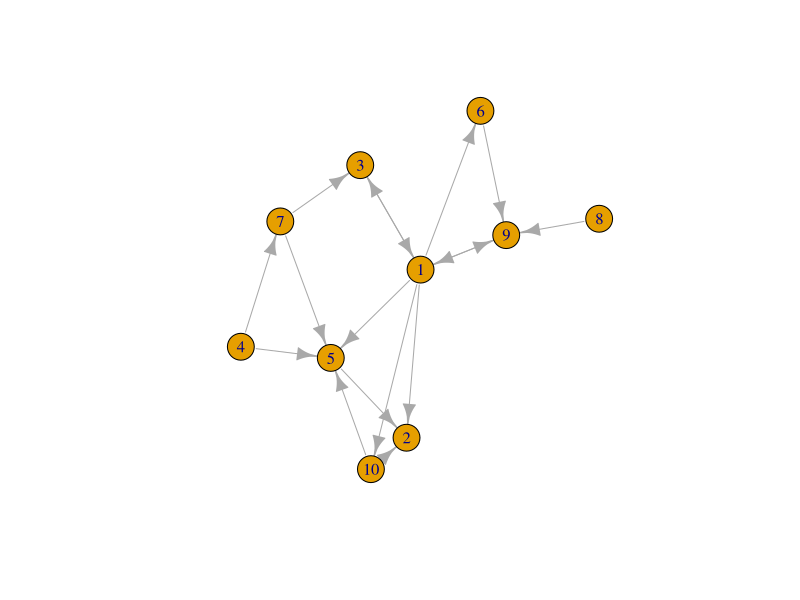
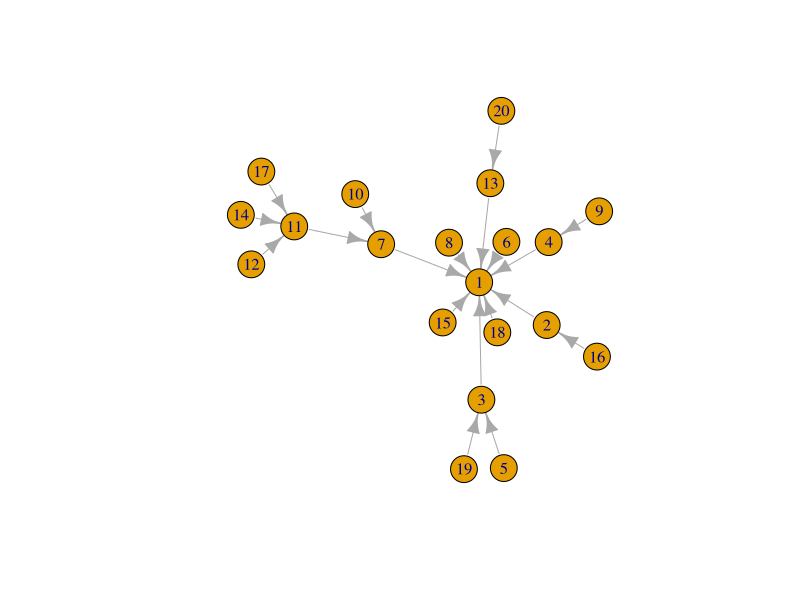

Here is the R script that generated these plots, in order: (Note: this script raises an error after producing the figures.)
library(igraph)
library(tidyverse)

seed = 33100

irg <- erdos.renyi.game(n = 10, p.or.m = .2, type = "gnp", directed = TRUE)

plot(irg)

degree_distribution(irg)

bag <- sample_pa(n = 20, algorithm = "psumtree-multiple")

plot(bag)

get.edge.attribute(bag)

as_data_frame(bag)

bag_df <- igraph::as_data_frame(bag) %>% rename(to = "from", from = "to") %>% select(from, to) %>%
  mutate(lag = rbinom(length(from), 1, 0.5))

bag_02 <-graph_from_data_frame(bag_df) 

plot(bag_02)


## Lets say I want a data frame, with random, non-autocorrelated true abundances.
## Each variable has a mean which draws from a gamma distribution. 
# Then we add a normal distribution on top of that.

library(lubridate)

dateVec <- seq(from = as_date("1983-March-20"), by = "month", length.out = 1000)

sin(c(1:3 * pi))

make_microbe_series <- function(n, base = rgamma(1, 5), base_weight = 1,
                                ac_weight = 100,
                                neighbor_vec = NULL, lag = 0, neighbor_weight = 0,
                                season_lag = runif(1, 0, 11), season_weight = 0,
                                sd = 0.1){
  mts = rep(NA, length.out = n)
  if(is.null(neighbor_vec)){
    neighbor_vec = rep(0, n)
    neighbor_weight = 0
  }
  
  season_vec = sin((season_lag + 0:n-1) * 2 * pi / 12)
  
  if(!(lag %in% c(0,1))){stop("lag must be 0 or 1")}
  ## first element only
  mts[1] = (
    base * base_weight + # base value
      neighbor_vec[1] * neighbor_weight # somewhere between the value of base and the value of the connected vector -- we ignore the time lag for this step
    ) /(base_weight + neighbor_weight) + # normalize to weights
    season_vec[1] * season_weight + 
    rnorm(1, 0, sd) # add random noise
  if(mts[1] < 0){mts[1] = 0} # if the answer is less than zero, make it zero
  
  ## second through last element
  for(iter in 2:n){
    mts[iter] = (
      ## each value is the sum of several components
      base * base_weight + #base is the starting value, but also a value towards wich things trend 
        mts[iter - 1] * ac_weight+ # autocorrelation influence, the values tend to be similar to the values before and after 
        neighbor_vec[iter - lag] * neighbor_weight + # the value of the neighboring vector
        0 # placeholder, can delete
    )/(base_weight + ac_weight + neighbor_weight) + # divide by weights
      season_vec[iter] * season_weight + # this one goes outside of the expression above because its added to everything else
      rnorm(1, 0, sd) # finally, add some random noise on top of everything with a specified sd = standard deviation
    if(mts[iter] < 0){mts[iter] = 0} # if the value is below zero, just make it zero
  }
  #mts[mts < 0] <- 0
  mts
}

## Second version

make_microbe_proto_series <- function(n,
                                ac_weight = .1,
                                neighbor_vec = NULL, lag = 0, neighbor_weight = 0,
                                season_lag = runif(1, 0, 11), season_weight = 0,
                                trend_weight = 0,
                                sd = 0.1){
  mts = rep(NA, length.out = n)
  if(is.null(neighbor_vec)){
    neighbor_vec = rep(0, n)
    neighbor_weight = 0
  }
  
  season_vec = sin((season_lag + 0:n-1) * 2 * pi / 12)
  trend_vec = seq(from = -1, to = 1, length.out = n)
  
  if(!(lag %in% c(0,1))){stop("lag must be 0 or 1")}
  ## first element only
  mts[1] = (
    0 +
      season_vec[1] * season_weight +
      trend_vec[1] * trend_weight +
      neighbor_vec[1] * neighbor_weight +
      rnorm(1, 0, sd)
)
  
  ## second through last element
  for(iter in 2:n){
    mts[iter] =
      0 +
      season_vec[iter] * season_weight + 
      trend_vec[iter] * trend_weight +
      neighbor_vec[iter] * neighbor_weight +
        mts[iter - 1] * ac_weight +
        rnorm(1, 0, sd)
  }
  #mts[mts < 0] <- 0
  tibble(step = 1:n, mts = mts)
}

protoseries_to_counts <- function(protoSeries, base = rgamma(1, shape = 1)){
  mts <- protoSeries$mts
  
  mts_rebase <- mts + base
  mts_exp <- exp(mts_rebase)
  
  ct = map_int(mts_exp, ~rpois(n = 1, lambda = .))
  
  tibble(step = protoSeries$step, ct = ct)
  
}

# I'm tempted to run this to make the pseudo network file. Then do some post processing where I add on a "base" value, exp() tranform everthing and then pull an rpois of that.
# The rpois being the random draw from the underlyind distribution.

# Step 1 -- Make Network
library(igraph)
seed(33100)

NNodes <- 20
theNetwork <- sample_pa(n = NNodes, algorithm = "psumtree-multiple")

theNetwork_df <- igraph::as_data_frame(bag) %>% rename(to = "from", from = "to") %>% select(from, to) %>%
  mutate(lag = rbinom(length(from), 1, 0))

theNetwork01 <-graph_from_data_frame(bag_df) 

plot(theNetwork01)


# Step 2, generate pseudo series for each node

pseudo_df <- tibble(node = 1:NNodes, series = vector(mode = "list", length = NNodes))

loc_network_df <- theNetwork_df

pseudo_df <- tibble(node = 1:NNodes, series = vector(mode = "list", length = NNodes))
count_df <- tibble(node = 1:NNodes, series = vector(mode = "list", length = NNodes))
for(nodeNum in 1:NNodes){
  neighborData <- NULL
  # Is node in the network table's "to" column?
  if(nodeNum %in% loc_network_df$to){
    # if so, save the neigbor's value to neighbor
    neighborNode <- loc_network_df$from[which(loc_network_df$to == nodeNum)]
    neighborData = loc_network_df[["series"]][[neighborNode]]
  }
  loc_protoseries <- make_microbe_proto_series(100,
                            ac_weight = rbeta(1, 1.5, 1.5) * .4 - .4/2,
                            season_weight = rbeta(1, 1.5, 1.5) * .4 - .4/2,
                            trend_weight = rbeta(1, 1.5, 1.5) * .2 - .2/2, sd = 1,
                            neighbor_vec = neighborData, neighbor_weight = 0.5) 
  loc_count <- protoseries_to_counts(loc_protoseries, base = rgamma(1, shape = 1))
  
  pseudo_df[["series"]][[nodeNum]] <- loc_protoseries
  count_df[["series"]][[nodeNum]] <- loc_count
}

## 2b cat to data frame

# Step 3, 

count_df_2 <- unnest(count_df)

count_df_wide <- pivot_wider(count_df_2, names_from = "step", values_from = "ct")



### Graveyard/Scratch


set.seed(seed)
everyonesNeighbor <- make_microbe_proto_series(100, ac_weight = .6, season_weight = .2, trend_weight = .1, sd = 1) 
everyonesNeighbor%>% plot(type = "l")

# additional challenges: unevenly spaced vectors

##Lets explore this parameter space...

paramSpace <- expand_grid(
  base = c(0, 0.1, 0.5, 1, 2, 5),
  ac_weight = c(0, 1, 10, 100),
  neighbor_weight = c(0, 1, 10, 100),
  season_weight = c(0, 0.001, 0.01, 0.1, 1),
  sd = c(0, 0.001, 0.1, 1, 5, 10),
  rep = 1:10
)


mms_wrap <- function(base, ac_weight, neighbor_weight, season_weight, sd, rep){
  series <- make_microbe_series(n = 100, base = base, base_weight = 1, 
                      ac_weight = ac_weight,
                      neighbor_vec = everyonesNeighbor, lag = 0, neighbor_weight = neighbor_weight,
                      season_lag = 0, season_weight = season_weight,
                      sd = sd)
  
  tibble(n = 1:100, series = series)
}


paramSeries <- paramSpace %>%
  mutate(series = pmap(., mms_wrap))

paramSeries <- paramSeries %>% unnest(cols = c(series))

paramSeries %>% filter(base %in% c(0, 1, 5),neighbor_weight == 0, season_weight == 0, sd == 1, rep <=5) %>%
  ggplot(aes(x = n, y = series, group = rep)) + geom_path() +
  facet_grid(base ~ac_weight , scales = "free")

paramSeries %>% filter(base %in% c(5), neighbor_weight == 0, sd == 1, rep <=5) %>%
  ggplot(aes(x = n, y = series, group = rep)) + geom_path() +
  facet_grid(ac_weight ~season_weight )

wnp <- paramSeries %>% filter(base %in% c(5), season_weight == 0.1, sd == .1, rep <=5) %>%
  ggplot(aes(x = n, y = series, group = rep)) + geom_path() +
  facet_grid(ac_weight~neighbor_weight, scales = "free") 

enp <- tibble(n = 1:100, series = everyonesNeighbor) %>% ggplot(aes(x = n, y = series)) + geom_path() + theme(plot.margin = unit(c(2, 0, 2, 0), "in"))

cowplot::plot_grid(enp, wnp, rel_widths = c(1,2))

